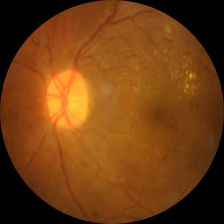
#> input picture 실습자료_양민욱_연구원_실습/시신경유두 탐지/Data/data_ (4).jpg, 224 x 224 px
$ jupyter execute 'Locating the Optic Disc in Retinal Images Using Morphological Techniques.ipynb'
#> lines starting #> are read from the running program, lines starting #| are printed output that depends on the picture
[cell 1]
import cv2
import numpy as np
import matplotlib.pyplot as plt

# 1. 이미지 읽어오기

[cell 2]
img = cv2.imread("Data/data_ (4).jpg", 1)
#> img is the input picture: shape (224, 224, 3); mean B, G, R 18.1, 62.3, 114
plt.figure(0, figsize=(5, 5))
plt.imshow(img)
plt.show()

[cell 3]
img = cv2.cvtColor(img, cv2.COLOR_BGR2RGB)
plt.figure(0, figsize=(5, 5))
plt.imshow(img)
plt.show()

# 2. 데이터 전처리
## 2.1. 흑백 이미지

[cell 4]
gray_img = cv2.cvtColor(img, cv2.COLOR_RGB2GRAY)
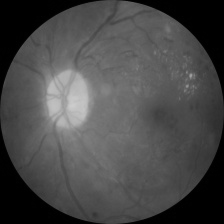
#> gray_img: shape (224, 224); min 0, max 204, mean 72.7
plt.figure(0, figsize=(5, 5))
plt.imshow(gray_img, cmap=plt.cm.bone)
plt.show()

## 2.2. 스무딩 or 블러링
### 중간값 필터 사용하여 블러링 (median filter)

[cell 5]
# 필터 사이즈에 따른 블러링 정도 확인
# 단, 필터 사이즈는 홀수!
for size in range(3, 50, 2):
    blurred_img = cv2.medianBlur(gray_img,  size)
    plt.figure(size, figsize=(5, 5))
    plt.imshow(blurred_img, cmap=plt.cm.bone)
    plt.title(f"Filter size: {size}")
    plt.show()

[cell 6]
# 최적의 중간값 필터 사이즈는 49로 선정하여 진행할 예정
blurred_img = cv2.medianBlur(gray_img,  49)
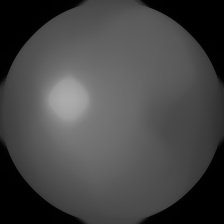
#> blurred_img: shape (224, 224); min 0, max 172, mean 70
plt.figure(size, figsize=(5, 5))
plt.imshow(blurred_img, cmap=plt.cm.bone)
plt.show()

## 2.3. 원본 흑백 사진에서 블러링된 이미지 제거 --> Edge정보 제거

[cell 7]
subtracted_img = cv2.addWeighted(gray_img, 1, blurred_img , -1, 0)
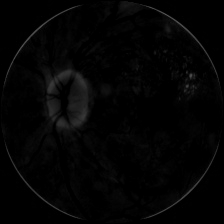
#> subtracted_img: shape (224, 224); min 0, max 84, mean 3.9
plt.figure(figsize=(5, 5))
plt.imshow(subtracted_img, cmap=plt.cm.bone)
plt.show()

## 2.3. 모폴로지 기법 활용: Opening and closing 반복
### 반지름이 2, 4, 6, 8이 원형 모양 커널을 통해 모폴로지 기법 반복적 적용

[cell 8]
def morp(img):
    for radius in [2, 4, 6, 8]:
        circle = cv2.getStructuringElement(cv2.MORPH_ELLIPSE,(2*radius, 2*radius))
        result = cv2.morphologyEx(img, cv2.MORPH_OPEN, circle)
        result = cv2.morphologyEx(result, cv2.MORPH_CLOSE, circle)
#> this loop made 4 passes
#> pass 2, in morp, `result = cv2.morphologyEx(img, cv2.MORPH_OPEN, circle)`:
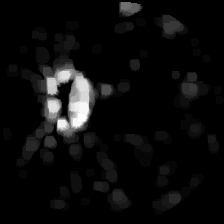
#> result: shape (224, 224); min 0, max 32, mean 1.6; drawn with min black and max white
#> pass 2, in morp, `result = cv2.morphologyEx(result, cv2.MORPH_CLOSE, circle)`:
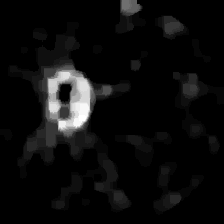
#> result: shape (224, 224); min 0, max 32, mean 1.7; drawn with min black and max white
    return result

[cell 9]
morp_img = morp(subtracted_img)
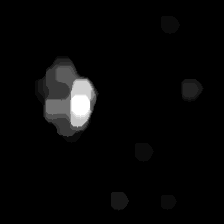
#> morp_img: shape (224, 224); min 0, max 22, mean 0.7; drawn with min black and max white
plt.figure(figsize=(5, 5))
plt.imshow(morp_img, cmap=plt.cm.bone)
plt.show()

## 2.4. 가장  밝은 부분 위치 찾기

[cell 10]
np.argmax(morp_img)
#> Out = 21578

[cell 11]
def argmax_2arr_index(argmax, columns):
    return argmax // columns, argmax % columns

[cell 12]
x, y = argmax_2arr_index(np.argmax(morp_img), morp_img.shape[1])
#> x = 96; y = 74
print(f"가장 밝은 값: {np.max(morp_img)}")
#| 가장 밝은 값: 22
print(f"가장 밝은 값 좌표: ({x}, {y}) --> 해당 위치 값: {morp_img[x, y]}")
#| 가장 밝은 값 좌표: (96, 74) --> 해당 위치 값: 22
plt.figure(figsize=(5, 5))
plt.imshow(morp_img, cmap=plt.cm.bone)
plt.scatter(y, x,
            marker='o',
            s=100,
            c='red',
           )
plt.show()
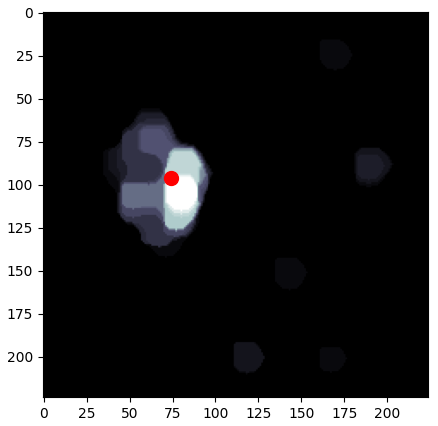
#> figure drawn by matplotlib, 1 panel

## 2.5. 실제 데이터에서 위치 확인

[cell 13]
plt.figure(figsize=(5, 5))
plt.imshow(gray_img, cmap=plt.cm.bone)
plt.scatter(y, x,
            marker='o',
            s=100,
            c='red',
           )
plt.show()
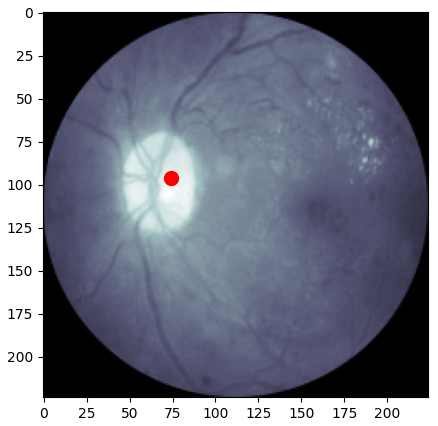
#> figure drawn by matplotlib, 1 panel

$ run again, with 실습자료_양민욱_연구원_실습/시신경유두 탐지/Data/data_ (1).jpg copied over 실습자료_양민욱_연구원_실습/시신경유두 탐지/Data/data_ (4).jpg
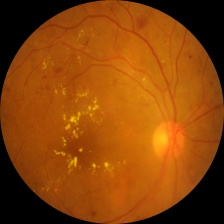
#> input picture 실습자료_양민욱_연구원_실습/시신경유두 탐지/Data/data_ (1).jpg, 224 x 224 px
#> img is the input picture: shape (224, 224, 3); mean B, G, R 8.4, 68.2, 138.4
#> `morp_img = morp(subtracted_img)`:
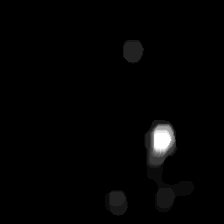
#> morp_img: shape (224, 224); min 0, max 22, mean 0.3; drawn with min black and max white
#> Out = 29948
#> x = 133; y = 156
#| 가장 밝은 값: 22
#| 가장 밝은 값 좌표: (133, 156) --> 해당 위치 값: 22
#> `plt.show()`:
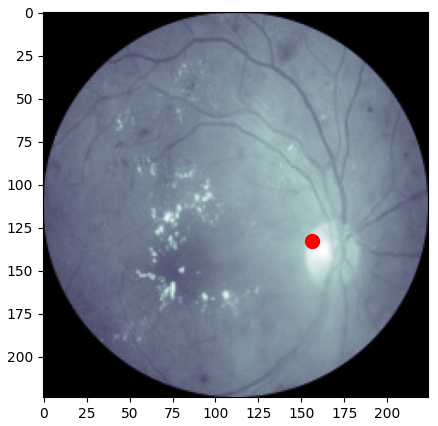
#> figure drawn by matplotlib, 1 panel

$ run again, with 실습자료_양민욱_연구원_실습/시신경유두 탐지/Data/data_ (10).jpg copied over 실습자료_양민욱_연구원_실습/시신경유두 탐지/Data/data_ (4).jpg
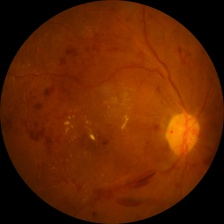
#> input picture 실습자료_양민욱_연구원_실습/시신경유두 탐지/Data/data_ (10).jpg, 224 x 224 px
#> img is the input picture: shape (224, 224, 3); mean B, G, R 1.4, 35.7, 98.9
#> `morp_img = morp(subtracted_img)`:
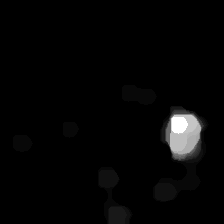
#> morp_img: shape (224, 224); min 0, max 31, mean 0.7; drawn with min black and max white
#> Out = 26381
#> x = 117; y = 173
#| 가장 밝은 값: 31
#| 가장 밝은 값 좌표: (117, 173) --> 해당 위치 값: 31
#> `plt.show()`:
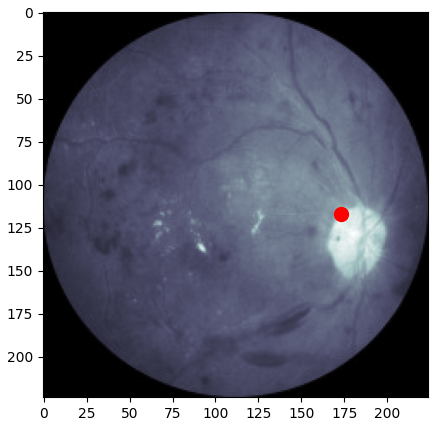
#> figure drawn by matplotlib, 1 panel
